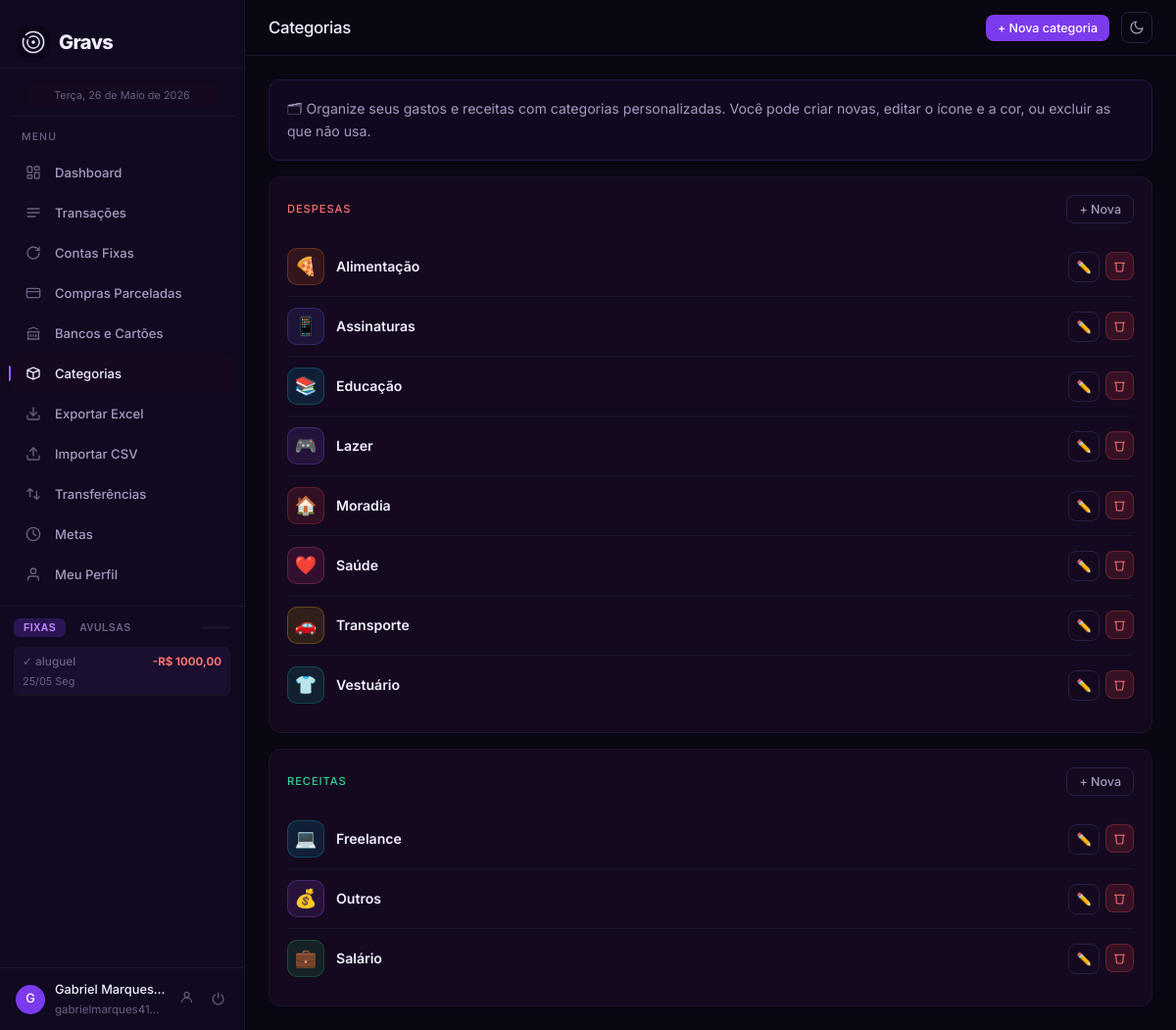
The app's page /categorias/ (signed in), older data.
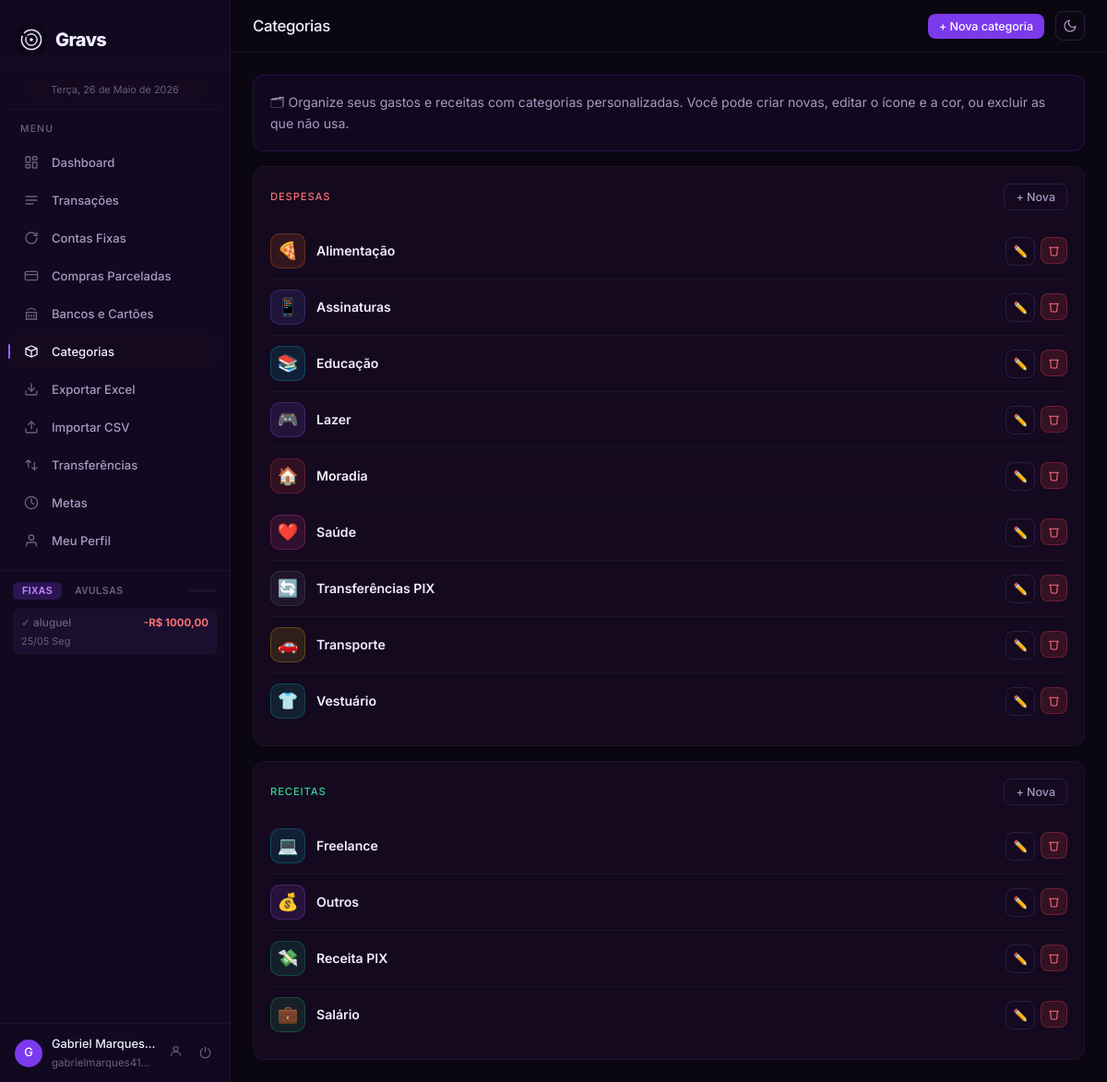
The same page, newer data.
### tables this page shows
CREATE TABLE categorias (
                id          INTEGER PRIMARY KEY AUTOINCREMENT,
                nome        TEXT    NOT NULL,
                tipo        TEXT    NOT NULL CHECK(tipo IN ('receita','despesa')),
                usuario_id  INTEGER NOT NULL,
                icone       TEXT    DEFAULT '💰',
                cor         TEXT    DEFAULT '#a855f7',
                FOREIGN KEY (usuario_id) REFERENCES usuarios(id) ON DELETE CASCADE,
                UNIQUE(nome, usuario_id)
            );

### routes/categorias.py (the view)
@categorias_bp.route("/")
@login_required
def lista():
    svc = get_services()
    cats = svc.categorias_repo.listar_por_usuario(current_user.id)
    receitas = [c for c in cats if c["tipo"] == "receita"]
    despesas = [c for c in cats if c["tipo"] == "despesa"]
    return render_template(
        "categorias/lista.html",
        receitas=receitas,
        despesas=despesas,
        icones=ICONES_DISPONIVEIS,
    )

### app.py (called while the page is built)
def _configurar_login(app: Flask, container: ServiceContainer) -> None:
    login_manager = LoginManager()
    login_manager.init_app(app)
    login_manager.login_view = "auth.login"
    login_manager.login_message = "Faça login para acessar"
    login_manager.login_message_category = "info"
    @login_manager.user_loader
    def load_user(user_id: str) -> UserPrincipal | None:
        dados = container.usuarios_repo.buscar_por_id(int(user_id))
        if dados:
            return make_user_principal(dados)
        return None

### database/repositories.py (called while the page is built)
def _row_to_dict(row: sqlite3.Row | None) -> dict | None:
    if row is None:
        return None
    return dict(row)

def _rows_to_list(rows: list[sqlite3.Row]) -> list[dict]:
    return [dict(r) for r in rows]

    def buscar_por_id(self, user_id: int) -> dict | None:
        with self._db.get_conn() as conn:
            row = conn.execute(
                "SELECT id, email, senha_hash, nome, modo_contabil, "
                "COALESCE(onboarding_completo, 0) as onboarding_completo FROM usuarios "
                "WHERE id = ? AND ativo = 1",
                (int(user_id),),
            ).fetchone()
        return _row_to_dict(row)

### templates/categorias/lista.html (shortened to what this page needs)
{% extends "base.html" %}
{% block page_title %}Categorias{% endblock %}
{% block topbar_actions %}
  <button class="btn btn-primary btn-sm" onclick="abrirModal('despesa')">+ Nova categoria</button>
{% endblock %}
{% block content %}
<div class="card mb-16 fade-up" style="background:rgba(124,58,237,0.06);border-color:rgba(124,58,237,0.2)">
  <div style="font-size:0.88rem;color:var(--text2);line-height:1.6">
    🗂 Organize seus gastos e receitas com categorias personalizadas. Você pode criar novas, editar o ícone e a cor, ou excluir as que não usa.
  </div>
</div>
<div class="card fade-up mb-16">
  <div style="display:flex;align-items:center;justify-content:space-between;margin-bottom:14px">
    <div class="card-title" style="margin-bottom:0;color:var(--red2)"> Despesas</div>
    <button class="btn btn-sm btn-secondary" onclick="abrirModal('despesa')">+ Nova</button>
  </div>
  {% if despesas %}
    {% for c in despesas %}
      <div class="cat-item">
        <div class="cat-icone" style="background:{{ c.cor }}22;border:1px solid {{ c.cor }}44">
          <span>{{ c.icone }}</span>
        </div>
        <div class="cat-info">
          <div class="cat-nome">{{ c.nome }}</div>
        </div>
        <div class="flex gap-6">
          <button class="btn btn-sm btn-secondary btn-icon"
                  onclick="abrirEditar({{ c.id }}, '{{ c.nome|e }}', '{{ c.icone }}', '{{ c.cor }}', 'despesa')"
                  title="Editar">✏️</button>
          <form method="POST" action="{{ url_for('categorias.deletar', cat_id=c.id) }}"
                onsubmit="return confirm('Excluir {{ c.nome|e }}?')">
            <button type="submit" class="btn btn-sm btn-danger btn-icon" title="Excluir"><svg width="13" height="13" viewBox="0 0 24 24" fill="none" stroke="currentColor" stroke-width="2" stroke-linecap="round" stroke-linejoin="round"><polyline points="3 6 5 6 21 6"/><path d="M19 6l-1 14a2 2 0 0 1-2 2H8a2 2 0 0 1-2-2L5 6"/></svg></button>
          </form>
        </div>
      </div>
    {% endfor %}
  {% else %}
    <div class="empty-state" style="padding:24px">
      <p>Nenhuma categoria de despesa</p>
    </div>
  {% endif %}
</div>
<div class="card fade-up delay-1">
  <div style="display:flex;align-items:center;justify-content:space-between;margin-bottom:14px">
    <div class="card-title" style="margin-bottom:0;color:var(--green2)"> Receitas</div>
    <button class="btn btn-sm btn-secondary" onclick="abrirModal('receita')">+ Nova</button>
  </div>
  {% if receitas %}
    {% for c in receitas %}
      <div class="cat-item">
        <div class="cat-icone" style="background:{{ c.cor }}22;border:1px solid {{ c.cor }}44">
          <span>{{ c.icone }}</span>
        </div>
        <div class="cat-info">
          <div class="cat-nome">{{ c.nome }}</div>
        </div>
        <div class="flex gap-6">
          <button class="btn btn-sm btn-secondary btn-icon"
                  onclick="abrirEditar({{ c.id }}, '{{ c.nome|e }}', '{{ c.icone }}', '{{ c.cor }}', 'receita')"
                  title="Editar">✏️</button>
          <form method="POST" action="{{ url_for('categorias.deletar', cat_id=c.id) }}"
                onsubmit="return confirm('Excluir {{ c.nome|e }}?')">
            <button type="submit" class="btn btn-sm btn-danger btn-icon" title="Excluir"><svg width="13" height="13" viewBox="0 0 24 24" fill="none" stroke="currentColor" stroke-width="2" stroke-linecap="round" stroke-linejoin="round"><polyline points="3 6 5 6 21 6"/><path d="M19 6l-1 14a2 2 0 0 1-2 2H8a2 2 0 0 1-2-2L5 6"/></svg></button>
          </form>
        </div>
      </div>
    {% endfor %}
  {% else %}
    <div class="empty-state" style="padding:24px">
      <p>Nenhuma categoria de receita</p>
    </div>
  {% endif %}
</div>
{% endblock %}

Row changes from the older to the newer data that the page shows:
added categorias: icone "🔄", nome "Transferências PIX"
added categorias: icone "💸", nome "Receita PIX"
